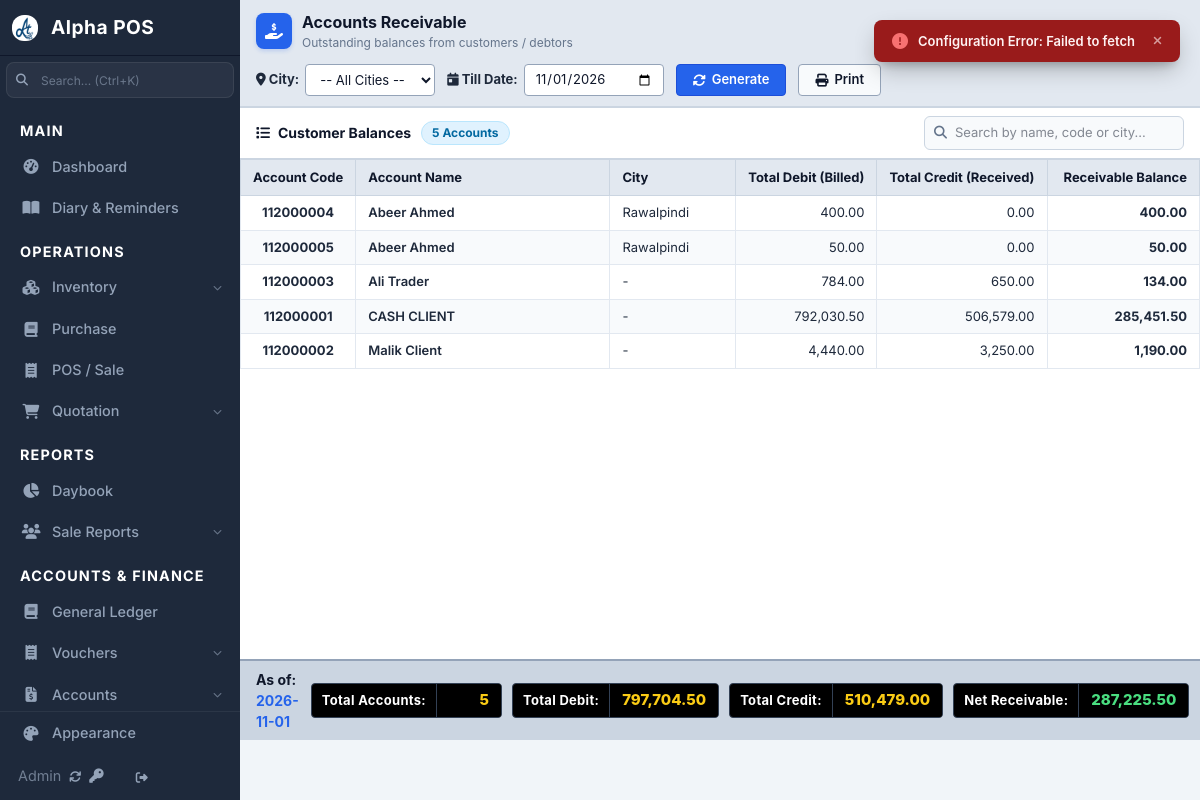
Screenshot of /reports/accounts-receivable/ (signed in) with the database file from the repository.
### apps/myaccounts/models.py (models this page shows, shortened)
class Accounts(models.Model):
    ID = models.CharField(db_column='id', max_length=1, null=True, blank=True)
    BRANCH_ID = models.IntegerField(db_column='branchid', null=True, blank=True)
    SERIAL_NO = models.IntegerField(db_column='serialno', null=True, blank=True)
    ACC_CODE = models.IntegerField(db_column='acc_code', primary_key=True)
    FIXED_HEAD = models.CharField(db_column='fixedhead', max_length=1, null=True, blank=True)
    ENABLE = models.CharField(db_column='enable', max_length=1, null=True, blank=True)
    BUDGET = models.CharField(db_column='budget', max_length=1, null=True, blank=True)
    ACC_NAME = models.CharField(db_column='head', max_length=70, null=True, blank=True)
    ADDRESS = models.CharField(db_column='address', max_length=80, null=True, blank=True)
    COUNTRY = models.CharField(db_column='country', max_length=45, null=True, blank=True)
    CITY = models.CharField(db_column='city', max_length=20, null=True, blank=True)
    PHONE_OFF = models.CharField(db_column='phone_off', max_length=30, null=True, blank=True)
    PHONE_RES = models.CharField(db_column='phone_res', max_length=15, null=True, blank=True)
    MOBILE_NO = models.CharField(db_column='mobile_no', max_length=40, null=True, blank=True)
    WEB_ADDRESS = models.CharField(db_column='web_add', max_length=40, null=True, blank=True)
    EMAIL_ADDRESS = models.CharField(db_column='email_add', max_length=40, null=True, blank=True)
    NAME_OF_HEAD = models.CharField(db_column='nameofhead', max_length=70, null=True, blank=True)
    LEVEL = models.IntegerField(db_column='level', null=True, blank=True)
    TYPE = models.CharField(db_column='type', max_length=6, null=True, blank=True)
    CLASS_FIELD = models.CharField(db_column='class', max_length=18, null=True, blank=True)
    OPENING_BALANCE = models.FloatField(db_column='op_balance', null=True, blank=True, default=0.00)
    BALANCE_TYPE = models.CharField(db_column='bal_type', max_length=2, null=True, blank=True)
    REMARKS = models.TextField(db_column='remarks', null=True, blank=True)
    REF_CODE = models.IntegerField(db_column='ref_code', null=True, blank=True)
    CREDIT_LIMIT = models.IntegerField(db_column='crlimit', null=True, blank=True)
    BANK_ACCOUNT = models.IntegerField(db_column='bank_acct', null=True, blank=True)
    PICTURE = models.CharField(db_column='pict_upload', max_length=20, null=True, blank=True)
    BANK_RECONCILE = models.CharField(db_column='bank_reconcile', max_length=1, null=True, blank=True)
    PASSWORD = models.CharField(db_column='acc_pwd', max_length=10, null=True, blank=True)
    RECONCILE_DATE = models.DateField(db_column='reconcile_dte', null=True, blank=True)
    RECONCILE_REMARKS = models.CharField(db_column='reconcile_rmks', max_length=50, null=True, blank=True)
    PROFILE_DISCOUNT = models.CharField(db_column='profile_disc', max_length=1, null=True, blank=True, default='N')
    SALESMAN = models.CharField(db_column='salesman', max_length=25, null=True, blank=True)
    NTN_NO = models.CharField(db_column='ntnno', max_length=35, null=True, blank=True)
    STN_NO = models.CharField(db_column='stnno', max_length=35, null=True, blank=True)
    BRANCH = models.ForeignKey('configuration.Branch',db_column="branch", default=1, null=True, blank=True, on_delete=models.CASCADE)
    POSTERMINAL = models.ForeignKey('configuration.POSTerminal',db_column="terminal", default=1, null=True, blank=True, on_delete=models.CASCADE)
    COMPANY = models.ForeignKey('configuration.Company',db_column="company", default=1, null=True, blank=True, on_delete=models.CASCADE)
    RECONCILE_DATE = models.DateField(null=True, blank=True ,db_column = 'reconcile_dte')
    DATEENT = models.DateTimeField(auto_now_add=True, null=True, blank=True)
    DATEEDIT = models.DateTimeField(auto_now=True, null=True, blank=True)
    USER = models.CharField(max_length=100, null=True, blank=True)
    EDITBY = models.CharField(max_length=100, null=True, blank=True)
    class Meta:
        db_table = "accounts"
        indexes = [
            models.Index(fields=['LEVEL', 'CLASS_FIELD', 'TYPE']),
            models.Index(fields=['ACC_CODE']),
            models.Index(fields=['COMPANY', 'ACC_CODE'], name='idx_acc_comp_code'),
            models.Index(fields=['COMPANY', 'ACC_NAME'], name='idx_acc_comp_name'),
        ]

### apps/myledger/models.py (models this page shows, shortened)
class Gledg(models.Model):
    GLEDG_ID = models.AutoField(primary_key=True, db_column="gledg_id")
    ACC_CODE = models.IntegerField(db_column="acc_code", null=True, blank=True)
    REF_ACC_CODE = models.IntegerField(db_column="ref_acc_code")
    ACC_HEAD = models.CharField(max_length=200, db_column="acc_head", null=True, blank=True)
    V_TYPE = models.CharField(db_column="v_type", max_length=2, null=True, blank=True)
    VNO = models.IntegerField(db_column="vno", null=True, blank=True)
    DATE = models.DateField(db_column="date", null=True, blank=True)
    DESCRIPTION = models.CharField(db_column="desc", max_length=60, null=True, blank=True)
    REMARKS = models.CharField(db_column="remarks", max_length=60, null=True, blank=True)
    AMOUNT = models.DecimalField(db_column="amount", max_digits=12, decimal_places=2, null=True, blank=True)
    AMT_TYPE = models.CharField(db_column="amt_type", max_length=2, null=True, blank=True)
    CHQNO = models.CharField(db_column="chqno", max_length=15, null=True, blank=True)
    PUR_INV = models.CharField(
        db_column="Pur_Inv",
        max_length=1,
        default='I',
        null=True,
        blank=True,
        help_text="R = Production, P = Purchase, I = Invoice"
    )
    DATEENT = models.DateTimeField(db_column="dateent", null=True, blank=True)
    DATEEDIT = models.DateTimeField(db_column="dateedit", null=True, blank=True)
    USER = models.CharField(db_column="user", max_length=10, null=True, blank=True)
    EDITBY = models.CharField(db_column="editby", max_length=10, null=True, blank=True)
    RECEIPTNO = models.IntegerField(db_column="receiptno", null=True, blank=True)
    INVOICE_ID = models.IntegerField(db_column="inv_id", null=True, blank=True)
    SHIFT = models.CharField(db_column="shift", max_length=1, null=True, blank=True)
    CHEQUE_DATE = models.DateField(db_column="cheque_date", null=True, blank=True)
    DRAWN_BRANCH = models.CharField(db_column="drawn_branch", max_length=35, null=True, blank=True)
    PAYMENTMETHOD = models.CharField(db_column="paymentmethod", max_length=12, null=True, blank=True)
    SHOW_IN_SALE_RPT = models.CharField(
        db_column="show_in_sale_rpt",
        max_length=1,
        default='N'
    )
    BANK_RECONCILE = models.CharField(db_column="bank_reconcile", max_length=1, null=True, blank=True)
    ISPOSTED = models.CharField(db_column="isposted", max_length=1, null=True, blank=True)
    SALES_MAN = models.CharField(db_column="sales_man", max_length=15, null=True, blank=True)
    BRANCH = models.ForeignKey('configuration.Branch',db_column="branch", null=True, blank=True, on_delete=models.CASCADE)
    POSTERMINAL = models.ForeignKey('configuration.POSTerminal',db_column="terminal", null=True, blank=True, on_delete=models.CASCADE)
    COMPANY = models.ForeignKey('configuration.Company',db_column="company", null=True, blank=True, on_delete=models.CASCADE)
    DEPT = models.CharField(db_column="dept", max_length=25, null=True, blank=True)
    class Meta:
        db_table = "gledg"
        indexes = [
            models.Index(
                fields=["DATE", "DATEENT", "GLEDG_ID"],
                name="gledg_daybook_idx"
            ),
            models.Index(
                fields=["V_TYPE", "VNO"],
                name="gledg_vtype_vno_idx"
            ),
            models.Index(
                fields=["ACC_CODE"],
                name="gledg_acc_code_idx"
            ),
            models.Index(
                fields=["AMT_TYPE"],
                name="gledg_amt_type_idx"
            ),
        ]

### apps/reports/views/accounts_receivable.py (the view)
# urls.py: path('accounts-receivable/', accounts_receivable, name='accounts_receivable'),
@csrf_exempt
def accounts_receivable(request):
    user = request.user
    try:
        features = Features.objects.get(user=user)
        if not features:
            features = Features.objects.get_or_create(user="All Features")[0]
    except Exception:
        try:
            features = Features.objects.get(user="All Features")
        except Exception:
            features = None
    till_date = date.today().isoformat()
    city_filter = ""
    if request.method == "POST":
        till_date = request.POST.get("till_date") or date.today().isoformat()
        city_filter = request.POST.get("city_filter") or ""
    elif request.method == "GET":
        till_date = request.GET.get("till_date") or date.today().isoformat()
        city_filter = request.GET.get("city_filter") or ""
    data, columns, summary, distinct_cities = get_accounts_receivable_data(
        request,
        till_date=till_date,
        city_filter=city_filter,
    )
    context = {
        "data": data,
        "columns": columns,
        "summary": summary,
        "till_date": till_date,
        "city_filter": city_filter,
        "distinct_cities": distinct_cities,
        "features": features,
    }
    return render(request, "reports/accounts_receivable.html", context)

### apps/reports/templates/reports/accounts_receivable.html (shortened to what this page needs)
{% extends "main.html" %}
{% load static %}
{% load extra_filters %}
{% block extra_css %}
<link rel='stylesheet' href="{% static 'reports/css/daybook.css' %}">
{% endblock %}
{% block content %}
<div class="ar-wrapper">
    <div class="ar-toolbar">
        <div class="ar-title-group">
            <div class="ar-title-icon">
                <i class="fas fa-hand-holding-usd"></i>
            </div>
            <div class="ar-title-text">
                <h1>Accounts Receivable</h1>
                <p>Outstanding balances from customers / debtors</p>
            </div>
        </div>
        <form method="POST" class="ar-form" id="arFilterForm">
            <div class="ar-field-group">
                <label class="ar-field-label">
                    <i class="fas fa-map-marker-alt"></i> City:
                </label>
                <select name="city_filter" class="ar-input" style="min-width: 130px;">
                    <option value="">-- All Cities --</option>
                </select>
            </div>
            <div class="ar-field-group">
                <label class="ar-field-label">
                    <i class="fas fa-calendar-day"></i> Till Date:
                </label>
                <input type="date" name="till_date" class="ar-input" value="{{ till_date }}">
            </div>
            <button type="submit" class="btn-ar">
                <i class="fas fa-sync-alt"></i> Generate
            </button>
            <button type="button" class="btn-ar btn-ar-secondary" onclick="window.print()">
                <i class="fas fa-print"></i> Print
            </button>
        </form>
    </div>
    <div class="ar-table-header">
        <div style="display: flex; align-items: center; gap: 10px;">
            <h3 class="ar-table-title">
                <i class="fas fa-list"></i> Customer Balances
            </h3>
            <span class="ar-badge" id="recordCount">
                {{ summary.total_accounts|default:"0" }} Accounts
            </span>
        </div>
        <div class="ar-search-box">
            <input type="text" id="tableSearch" placeholder="Search by name, code or city..." autocomplete="off">
        </div>
    </div>
    <div class="ar-table-container">
        <table class="ar-table" id="arTable">
            <thead>
                <tr>
                    <th style="width: 12%; text-align: center;">Account Code</th>
                    <th style="width: 30%; text-align: left;">Account Name</th>
                    <th style="width: 14%; text-align: left;">City</th>
                    <th style="width: 14%; text-align: right;">Total Debit (Billed)</th>
                    <th style="width: 14%; text-align: right;">Total Credit (Received)</th>
                    <th style="width: 16%; text-align: right;">Receivable Balance</th>
                </tr>
            </thead>
            <tbody id="arTableBody">
                {% if data %}
                {% for row in data %}
                <tr class="data-row">
                    <td class="cell-code text-center" onclick="window.open('/myledger/general_ledger/?acc_code={{ row.acc_code }}', '_blank')">
                        {{ row.acc_code }}
                    </td>
                    <td class="cell-name">
                        <a href="/myledger/general_ledger/?acc_code={{ row.acc_code }}" target="_blank" style="color: inherit; text-decoration: none;">
                            {{ row.acc_name }}
                        </a>
                    </td>
                    <td class="cell-city">{{ row.city }}</td>
                    <td class="text-right">{{ row.total_debit }}</td>
                    <td class="text-right">{{ row.total_credit }}</td>
                    <td class="text-right cell-balance {% if row.is_negative %}text-danger{% endif %}">
                        {{ row.balance }}
                    </td>
                </tr>
                {% endfor %}
                {% endif %}
            </tbody>
        </table>
    </div>
    <div class="ar-summary-bar">
        <div style="font-weight: 700; color: #0f172a; font-size: 14px;">
            As of: <span style="color: #2563eb;">{{ till_date }}</span>
        </div>
        <div class="ar-summary-pills">
            <div class="summary-pill">
                <span class="summary-pill-label">Total Accounts:</span>
                <span class="summary-pill-val">{{ summary.total_accounts }}</span>
            </div>
            <div class="summary-pill">
                <span class="summary-pill-label">Total Debit:</span>
                <span class="summary-pill-val">{{ summary.total_debit }}</span>
            </div>
            <div class="summary-pill">
                <span class="summary-pill-label">Total Credit:</span>
                <span class="summary-pill-val">{{ summary.total_credit }}</span>
            </div>
            <div class="summary-pill green-pill">
                <span class="summary-pill-label">Net Receivable:</span>
                <span class="summary-pill-val">{{ summary.total_receivable }}</span>
            </div>
        </div>
    </div>
</div>
{% endblock content %}

### rows the page displays
Accounts: acc_name "Abeer Ahmed", city "Rawalpindi"
Gledg: acc_code "112000005", acc_name "Abeer Ahmed", city "Rawalpindi", total_debit "50.00", total_credit "0.00", balance "50.00"
Accounts: acc_name "Ali Trader"
Accounts: acc_name "CASH CLIENT"
Accounts: acc_name "Malik Client"

### other values shown
{{ summary.total_accounts|default:"0" }} "5"
{{ row.acc_code }} "112000004" "112000003" "112000001" "112000002"
{{ row.total_debit }} "400.00" "784.00" "792,030.50" "4,440.00"
{{ row.total_credit }} "0.00" "650.00" "506,579.00" "3,250.00"
{{ row.balance }} "400.00" "134.00" "285,451.50" "1,190.00"
{{ row.city }} "-" "-" "-"
{{ till_date }} "2026-11-01"
{{ summary.total_accounts }} "5"
{{ summary.total_debit }} "797,704.50"
{{ summary.total_credit }} "510,479.00"
{{ summary.total_receivable }} "287,225.50"
